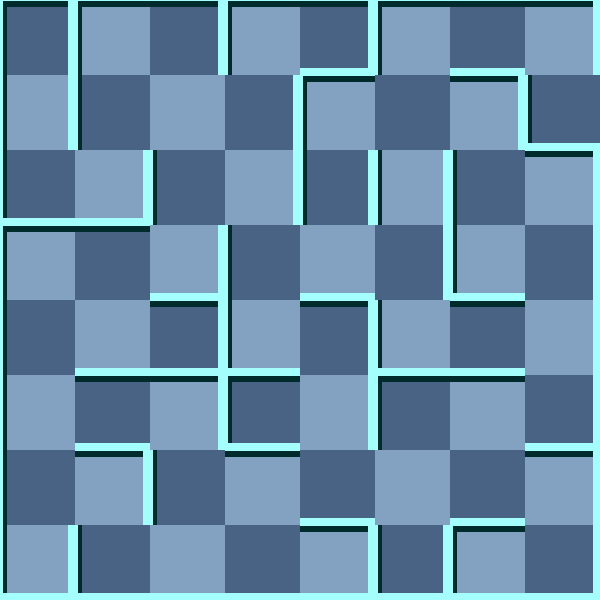

This game map was drawn from its Tiled (.tmx) file and the tilesets committed beside it. A one-line description and the trimmed map source follow:
An orthogonal 8x8 tile map with 75x75 px tiles, 2 tile layers (background, 块层 1) and 5 objects (2x WhiteMummy, Exit, Trap, Player).

<map version="1.0" orientation="orthogonal" width="8" height="8" tilewidth="75" tileheight="75">
 <tileset firstgid="1" name="wall" tilewidth="75" tileheight="75">
  <image source="gfx/wall.png" width="300" height="375" />
  <tile id="0">
   <properties>
    <property name="ValOfWall" value="0" />
   </properties>
  </tile>
  <tile id="1">
   <properties>
    <property name="ValOfWall" value="1" />
   </properties>
  </tile>
  <tile id="2">
   <properties>
    <property name="ValOfWall" value="2" />
   </properties>
  </tile>
  <tile id="3">
   <properties>
    <property name="ValOfWall" value="3" />
   </properties>
  </tile>
  <tile id="4">
   <properties>
    <property name="ValOfWall" value="4" />
   </properties>
  </tile>
  <tile id="5">
   <properties>
    <property name="ValOfWall" value="5" />
   </properties>
  </tile>
  <tile id="6">
   <properties>
    <property name="ValOfWall" value="6" />
   </properties>
  </tile>
  <tile id="7">
   <properties>
    <property name="ValOfWall" value="7" />
   </properties>
  </tile>
  <tile id="8">
   <properties>
    <property name="ValOfWall" value="8" />
   </properties>
  </tile>
  <tile id="9">
   <properties>
    <property name="ValOfWall" value="9" />
   </properties>
  </tile>
  <tile id="10">
   <properties>
    <property name="ValOfWall" value="10" />
   </properties>
  </tile>
  <tile id="11">
   <properties>
    <property name="ValOfWall" value="11" />
   </properties>
  </tile>
  <tile id="12">
   <properties>
    <property name="ValOfWall" value="12" />
   </properties>
  </tile>
  <tile id="13">
   <properties>
    <property name="ValOfWall" value="13" />
   </properties>
  </tile>
  <tile id="14">
   <properties>
    <property name="ValOfWall" value="14" />
   </properties>
  </tile>
  <tile id="15">
   <properties>
    <property name="ValOfWall" value="15" />
   </properties>
  </tile>
  <tile id="18">
   <properties>
    <property name="ValOfWall" value="-1" />
   </properties>
  </tile>
 </tileset>
 <layer name="background" width="8" height="8">
  <data>[64 cells, 64 non-empty, 2 distinct tile ids]</data>
 </layer>
 <layer name="块层 1" width="8" height="8">
  <data>[64 cells, 64 non-empty, 15 distinct tile ids]</data>
 </layer>
 <objectgroup name="对象层 1" width="8" height="8">
  <object name="Exit" x="600" y="75" />
  <object name="WhiteMummy" x="450" y="0">
   <properties>
    <property name="value" value="21" />
   </properties>
  </object>
  <object name="WhiteMummy" x="225" y="0">
   <properties>
    <property name="value" value="25" />
   </properties>
  </object>
  <object name="Trap" x="75" y="450">
   <properties>
    <property name="value" value="8" />
   </properties>
  </object>
  <object name="Player" x="450" y="150">
   <properties>
    <property name="value" value="1" />
   </properties>
  </object>
 </objectgroup>
</map>
